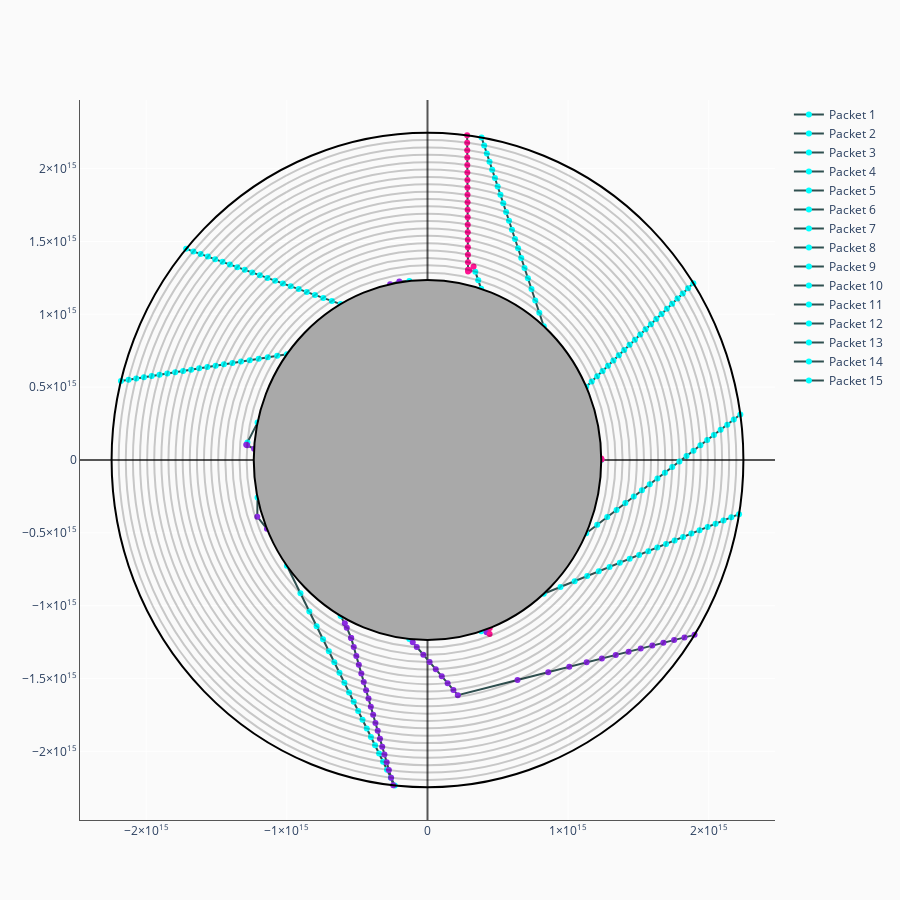

Notebook code for this chart:
### Code cell
r_shells = sim.model.radius.value
xs,ys = get_coordinates_multiple_packets(sim.runner.rpacket_tracker_df)

fig = go.Figure()

# Set axes properties
fig.update_xaxes(range=[-1.1*r_shells[-1],1.1*r_shells[-1]],linecolor="#555",gridcolor="#fff",zerolinecolor="#555")
fig.update_yaxes(range=[-1.1*r_shells[-1],1.1*r_shells[-1]],linecolor="#555",gridcolor="#fff",zerolinecolor="#555")

# adding the shells
shell_shapes={}
for i in range(len(sim.model.radius.value)):
    if i==0:
        fig.add_shape(type="circle",
            xref="x", yref="y",
            x0=-1*sim.model.radius.value[i], y0=-1*sim.model.radius.value[i], x1=sim.model.radius.value[i], y1=sim.model.radius.value[i],
            line_color="black",
            fillcolor="darkgrey",
            opacity=1
        )
    elif i==(len(sim.model.radius.value)-1):
        fig.add_shape(type="circle",
            xref="x", yref="y",
            x0=-1*sim.model.radius.value[i], y0=-1*sim.model.radius.value[i], x1=sim.model.radius.value[i], y1=sim.model.radius.value[i],
            line_color="black",
            opacity=1
        )
    else:
        fig.add_shape(type="circle",
            xref="x", yref="y",
            x0=-1*sim.model.radius.value[i], y0=-1*sim.model.radius.value[i], x1=sim.model.radius.value[i], y1=sim.model.radius.value[i],
            line_color="black",
            opacity=0.2
        )

#Add the packet trajectory

df = sim.runner.rpacket_tracker_df
interaction_from_num = {-1: "No Interaction", 1: "EScattering", 2: "Line"}
interaction_color_from_num = {-1: "aqua", 1: "blueviolet", 2: "deeppink"}
for i in range(len(xs)):    
    fig.add_trace(go.Scatter(
        x=xs[i],
        y=ys[i],
        mode="markers+lines",
        name="Packet "+str(i+1),
        hovertemplate =
        '<b>X</b>: %{x}'+
        '<br><b>Y</b>: %{y}<br>'+
        '<b>Last Interaction: %{text}</b>',
        text = [interaction_from_num.get(df.loc[i,j]["interaction_type"]) for j in range(len(xs[i]))],
        line = dict(color="darkslategrey"),
#         line_shape = "spline",
        marker = dict(color=[interaction_color_from_num.get(df.loc[i,j]["interaction_type"]) for j in range(len(xs[i]))])
    ))


# Set figure size
fig.update_layout(width=900, height=900)
fig.layout.plot_bgcolor = '#fafafa'
fig.layout.paper_bgcolor = '#fafafa'

fig.show()

### Figure 1 — Plotly figure (JSON) as saved in the notebook; plotly's stock layout.template omitted (floating-point values rounded to 4 significant figures)
{"data": [{"hovertemplate": "<b>X</b>: %{x}<br><b>Y</b>: %{y}<br><b>Last Interaction: %{text}</b>", "line": {"color": "darkslategrey"}, "marker": {"color": ["aqua", "deeppink", "deeppink"]}, "mode": "markers+lines", "name": "Packet 1", "text": ["No Interaction", "Line", "Line"], "type": "scatter", "x": [1235520000000000, 1237679040791942, 1235000000000000.0], "y": [0, 3854000000000.0, 11070000000000.0]}, {"hovertemplate": "<b>X</b>: %{x}<br><b>Y</b>: %{y}<br><b>Last Interaction: %{text}</b>", "line": {"color": "darkslategrey"}, "marker": {"color": ["aqua", "aqua", "aqua", "aqua", "aqua", "aqua", "aqua", "aqua", "aqua", "aqua", "aqua", "aqua", "aqua", "aqua", "aqua", "aqua", "aqua", "aqua", "aqua", "aqua", "aqua"]}, "mode": "markers+lines", "name": "Packet 2", "text": ["No Interaction", "No Interaction", "No Interaction", "No Interaction", "No Interaction", "No Interaction", "No Interaction", "No Interaction", "No Interaction", "No Interaction", "No Interaction", "No Interaction", "No Interaction", "No Interaction", "No Interaction", "No Interaction", "No Interaction", "No Interaction", "No Interaction", "No Interaction", "No Interaction"], "type": "scatter", "x": [1129000000000000.0, 1168000000000000.0, 1206522387315814, 1245201730366458, 1284000000000000.0, 1322000000000000.0, 1361000000000000.0, 1399000000000000.0, 1436909192232549, 1474988393676246, 1512999031255749, 1551000000000000.0, 1588838405843830, 1626677348103546, 1664000000000000.0, 1702000000000000.0, 1740000000000000.0, 1778000000000000.0, 1815000000000000.0, 1853000000000000.0, 1890000000000000.0], "y": [502500000000000.0, 538930226112802, 575200000000000.0, 611300000000000.0, 647300000000000.0, 683100000000000.0, 718900000000000.0, 754600000000000.0, 790235502658292, 825781745727264, 861300000000000.0, 896700000000000.0, 932100000000000.0, 967400000000000.0, 1003000000000000.0, 1038000000000000.0, 1073000000000000.0, 1108254510468996, 1143000000000000.0, 1178484622633597, 1213556406013247]}, {"hovertemplate": "<b>X</b>: %{x}<br><b>Y</b>: %{y}<br><b>Last Interaction: %{text}</b>", "line": {"color": "darkslategrey"}, "marker": {"color": ["aqua", "aqua", "aqua", "aqua", "aqua", "aqua", "aqua", "aqua", "aqua", "aqua", "aqua", "aqua", "aqua", "aqua", "aqua", "aqua", "aqua", "aqua", "aqua", "aqua", "aqua"]}, "mode": "markers+lines", "name": "Packet 3", "text": ["No Interaction", "No Interaction", "No Interaction", "No Interaction", "No Interaction", "No Interaction", "No Interaction", "No Interaction", "No Interaction", "No Interaction", "No Interaction", "No Interaction", "No Interaction", "No Interaction", "No Interaction", "No Interaction", "No Interaction", "No Interaction", "No Interaction", "No Interaction", "No Interaction"], "type": "scatter", "x": [826700000000000.0, 795100000000000.0, 766300000000000.0, 739500000000000.0, 714200000000000.0, 690000000000000.0, 666651218094984, 644100000000000.0, 622100000000000.0, 600700000000000.0, 579600000000000.0, 559012288320516, 538700000000000.0, 518700000000000.0, 498900000000000.0, 479400000000000.0, 460100000000000.0, 440900000000000.0, 421900000000000.0, 403100000000000.0, 384400000000000.0], "y": [918170294773830, 1011000000000000.0, 1095000000000000.0, 1173604457524782, 1247777961809459, 1318643466544083, 1387000000000000.0, 1453000000000000.0, 1517000000000000.0, 1580000000000000.0, 1642000000000000.0, 1702055182278959, 1761515638045449, 1820000000000000.0, 1877990820541383, 1935000000000000.0, 1991781040939036, 2048000000000000.0, 2103000000000000.0, 2159000000000000.0, 2213000000000000.0]}, {"hovertemplate": "<b>X</b>: %{x}<br><b>Y</b>: %{y}<br><b>Last Interaction: %{text}</b>", "line": {"color": "darkslategrey"}, "marker": {"color": ["aqua", "aqua", "aqua", "deeppink", "deeppink", "deeppink", "deeppink", "deeppink", "deeppink", "deeppink", "deeppink", "deeppink", "deeppink", "deeppink", "deeppink", "deeppink", "deeppink", "deeppink", "deeppink", "deeppink", "deeppink", "deeppink", "deeppink", "deeppink", "deeppink"]}, "mode": "markers+lines", "name": "Packet 4", "text": ["No Interaction", "No Interaction", "No Interaction", "Line", "Line", "Line", "Line", "Line", "Line", "Line", "Line", "Line", "Line", "Line", "Line", "Line", "Line", "Line", "Line", "Line", "Line", "Line", "Line", "Line", "Line"], "type": "scatter", "x": [381800000000000.0, 360600000000000.0, 339900000000000.0, 327500000000000.0, 298200000000000.0, 288200000000000.0, 288100000000000.0, 287800000000000.0, 287400000000000.0, 287100000000000.0, 286700000000000.0, 286400000000000.0, 286000000000000.0, 285700000000000.0, 285353471297511, 285000000000000.0, 284700000000000.0, 284300000000000.0, 284000000000000.0, 283600000000000.0, 283300000000000.0, 283000000000000.0, 282600000000000.0, 282300000000000.0, 281900000000000.0], "y": [1175049347012988, 1234000000000000.0, 1292663002604309, 1328000000000000.0, 1303000000000000.0, 1294536276502712, 1305000000000000.0, 1357000000000000.0, 1409000000000000.0, 1460000000000000.0, 1511833492061777, 1563312428815295, 1615000000000000.0, 1666000000000000.0, 1717000000000000.0, 1769000000000000.0, 1819919298186983, 1871000000000000.0, 1922272986428739, 1973000000000000.0, 2024499137139580, 2075570281400520, 2127000000000000.0, 2178000000000000.0, 2228639068668613]}, {"hovertemplate": "<b>X</b>: %{x}<br><b>Y</b>: %{y}<br><b>Last Interaction: %{text}</b>", "line": {"color": "darkslategrey"}, "marker": {"color": ["aqua", "blueviolet", "blueviolet"]}, "mode": "markers+lines", "name": "Packet 5", "text": ["No Interaction", "EScattering", "EScattering"], "type": "scatter", "x": [-129100000000000.0, -200500000000000.0, -265900000000000.0], "y": [1229000000000000.0, 1226065161649576, 1207000000000000.0]}, {"hovertemplate": "<b>X</b>: %{x}<br><b>Y</b>: %{y}<br><b>Last Interaction: %{text}</b>", "line": {"color": "darkslategrey"}, "marker": {"color": ["aqua", "aqua", "aqua", "aqua", "aqua", "aqua", "aqua", "aqua", "aqua", "aqua", "aqua", "aqua", "aqua", "aqua", "aqua", "aqua", "aqua", "aqua", "aqua", "aqua", "aqua"]}, "mode": "markers+lines", "name": "Packet 6", "text": ["No Interaction", "No Interaction", "No Interaction", "No Interaction", "No Interaction", "No Interaction", "No Interaction", "No Interaction", "No Interaction", "No Interaction", "No Interaction", "No Interaction", "No Interaction", "No Interaction", "No Interaction", "No Interaction", "No Interaction", "No Interaction", "No Interaction", "No Interaction", "No Interaction"], "type": "scatter", "x": [-617800000000000.0, -680100000000000.0, -740800000000000.0, -800300000000000.0, -858600000000000.0, -915900000000000.0, -972500000000000.0, -1028000000000000.0, -1084000000000000.0, -1138000000000000.0, -1192000000000000.0, -1246000000000000.0, -1300000000000000.0, -1353000000000000.0, -1405000000000000.0, -1458000000000000.0, -1510000000000000.0, -1562000000000000.0, -1613000000000000.0, -1664940001672622, -1716245167109459], "y": [1070000000000000.0, 1092000000000000.0, 1113000000000000.0, 1133000000000000.0, 1153000000000000.0, 1173000000000000.0, 1192521119573242, 1211809608052298, 1231000000000000.0, 1250000000000000.0, 1268487177592735, 1287055429645167, 1305000000000000.0, 1324000000000000.0, 1342000000000000.0, 1360000000000000.0, 1378000000000000.0, 1396056646501650, 1414000000000000.0, 1431697720737995, 1449419016838618]}, {"hovertemplate": "<b>X</b>: %{x}<br><b>Y</b>: %{y}<br><b>Last Interaction: %{text}</b>", "line": {"color": "darkslategrey"}, "marker": {"color": ["aqua", "aqua", "aqua", "aqua", "aqua", "aqua", "aqua", "aqua", "aqua", "aqua", "aqua", "aqua", "aqua", "aqua", "aqua", "aqua", "aqua", "aqua", "aqua", "aqua", "aqua"]}, "mode": "markers+lines", "name": "Packet 7", "text": ["No Interaction", "No Interaction", "No Interaction", "No Interaction", "No Interaction", "No Interaction", "No Interaction", "No Interaction", "No Interaction", "No Interaction", "No Interaction", "No Interaction", "No Interaction", "No Interaction", "No Interaction", "No Interaction", "No Interaction", "No Interaction", "No Interaction", "No Interaction", "No Interaction"], "type": "scatter", "x": [-999556676890135, -1069000000000000.0, -1136000000000000.0, -1201000000000000.0, -1264000000000000.0, -1326000000000000.0, -1387000000000000.0, -1447000000000000.0, -1507000000000000.0, -1565365001612866, -1623344808530229, -1680763820932607, -1738000000000000.0, -1794151681486317, -1850000000000000.0, -1906000000000000.0, -1961000000000000.0, -2016000000000000.0, -2071000000000000.0, -2126000000000000.0, -2180000000000000.0], "y": [726200000000000.0, 715450834105699, 705000000000000.0, 694909963741991, 685000000000000.0, 675300000000000.0, 665800000000000.0, 656447808680578, 647200000000000.0, 638100000000000.0, 629000000000000.0, 620100000000000.0, 611229188456956, 602400000000000.0, 593700000000000.0, 585000000000000.0, 576400000000000.0, 567800000000000.0, 559300000000000.0, 550787341807886, 542300000000000.0]}, {"hovertemplate": "<b>X</b>: %{x}<br><b>Y</b>: %{y}<br><b>Last Interaction: %{text}</b>", "line": {"color": "darkslategrey"}, "marker": {"color": ["aqua", "aqua", "blueviolet", "blueviolet", "blueviolet"]}, "mode": "markers+lines", "name": "Packet 8", "text": ["No Interaction", "No Interaction", "EScattering", "EScattering", "EScattering"], "type": "scatter", "x": [-1209000000000000.0, -1280407383520394, -1289033450366773, -1282000000000000.0, -1233000000000000.0], "y": [256900000000000.0, 120500000000000.0, 104100000000000.0, 100800000000000.0, 77300000000000.0]}, {"hovertemplate": "<b>X</b>: %{x}<br><b>Y</b>: %{y}<br><b>Last Interaction: %{text}</b>", "line": {"color": "darkslategrey"}, "marker": {"color": ["aqua", "blueviolet", "blueviolet"]}, "mode": "markers+lines", "name": "Packet 9", "text": ["No Interaction", "EScattering", "EScattering"], "type": "scatter", "x": [-1209000000000000.0, -1210491913214834, -1142000000000000.0], "y": [-256900000000000.0, -389600000000000.0, -472426791425734]}, {"hovertemplate": "<b>X</b>: %{x}<br><b>Y</b>: %{y}<br><b>Last Interaction: %{text}</b>", "line": {"color": "darkslategrey"}, "marker": {"color": ["aqua", "aqua", "aqua", "aqua", "aqua", "aqua", "aqua", "aqua", "aqua", "aqua", "aqua", "aqua", "aqua", "aqua", "aqua", "aqua", "aqua", "aqua", "aqua", "aqua", "aqua"]}, "mode": "markers+lines", "name": "Packet 10", "text": ["No Interaction", "No Interaction", "No Interaction", "No Interaction", "No Interaction", "No Interaction", "No Interaction", "No Interaction", "No Interaction", "No Interaction", "No Interaction", "No Interaction", "No Interaction", "No Interaction", "No Interaction", "No Interaction", "No Interaction", "No Interaction", "No Interaction", "No Interaction", "No Interaction"], "type": "scatter", "x": [-999600000000000.0, -903400000000000.0, -840300000000000.0, -788500000000000.0, -742900000000000.0, -701400000000000.0, -662620910601120, -626000000000000.0, -591000000000000.0, -557300000000000.0, -524700000000000.0, -493000000000000.0, -462100000000000.0, -431800000000000.0, -402100000000000.0, -372900000000000.0, -344200000000000.0, -315800000000000.0, -287800000000000.0, -260100000000000.0, -232700000000000.0], "y": [-726200000000000.0, -915300000000000.0, -1039000000000000.0, -1141000000000000.0, -1231000000000000.0, -1313000000000000.0, -1389000000000000.0, -1461000000000000.0, -1530000000000000.0, -1596000000000000.0, -1660000000000000.0, -1722000000000000.0, -1783000000000000.0, -1842669433243635, -1901070864506585, -1958000000000000.0, -2015000000000000.0, -2071000000000000.0, -2126000000000000.0, -2180000000000000.0, -2234000000000000.0]}, {"hovertemplate": "<b>X</b>: %{x}<br><b>Y</b>: %{y}<br><b>Last Interaction: %{text}</b>", "line": {"color": "darkslategrey"}, "marker": {"color": ["aqua", "blueviolet", "blueviolet", "blueviolet", "blueviolet", "blueviolet", "blueviolet", "blueviolet", "blueviolet", "blueviolet", "blueviolet", "blueviolet", "blueviolet", "blueviolet", "blueviolet", "blueviolet", "blueviolet", "blueviolet", "blueviolet", "blueviolet", "blueviolet", "blueviolet", "blueviolet"]}, "mode": "markers+lines", "name": "Packet 11", "text": ["No Interaction", "EScattering", "EScattering", "EScattering", "EScattering", "EScattering", "EScattering", "EScattering", "EScattering", "EScattering", "EScattering", "EScattering", "EScattering", "EScattering", "EScattering", "EScattering", "EScattering", "EScattering", "EScattering", "EScattering", "EScattering", "EScattering", "EScattering"], "type": "scatter", "x": [-617800000000000.0, -587900000000000.0, -574200000000000.0, -542900000000000.0, -542700000000000.0, -524200000000000.0, -506054339167789, -488200000000000.0, -470700000000000.0, -453500000000000.0, -436500000000000.0, -419700000000000.0, -403000000000000.0, -386600000000000.0, -370200000000000.0, -354000000000000.0, -338000000000000.0, -322000000000000.0, -306100000000000.0, -290300000000000.0, -274600000000000.0, -258900000000000.0, -243300000000000.0], "y": [-1070000000000000.0, -1120000000000000.0, -1151000000000000.0, -1221000000000000.0, -1222000000000000.0, -1284000000000000.0, -1346000000000000.0, -1405874159377886, -1465015048360838, -1523000000000000.0, -1580716917899569, -1637000000000000.0, -1693663908472250, -1749000000000000.0, -1804455166024786, -1859000000000000.0, -1914000000000000.0, -1967508622889179, -2021000000000000.0, -2074556701886771, -2127669442618988, -2180538138341471, -2233000000000000.0]}, {"hovertemplate": "<b>X</b>: %{x}<br><b>Y</b>: %{y}<br><b>Last Interaction: %{text}</b>", "line": {"color": "darkslategrey"}, "marker": {"color": ["aqua", "blueviolet", "blueviolet", "blueviolet", "blueviolet", "blueviolet", "blueviolet", "blueviolet", "blueviolet", "blueviolet", "blueviolet", "blueviolet", "blueviolet", "blueviolet", "blueviolet", "blueviolet", "blueviolet", "blueviolet", "blueviolet", "blueviolet", "blueviolet", "blueviolet", "blueviolet"]}, "mode": "markers+lines", "name": "Packet 12", "text": ["No Interaction", "EScattering", "EScattering", "EScattering", "EScattering", "EScattering", "EScattering", "EScattering", "EScattering", "EScattering", "EScattering", "EScattering", "EScattering", "EScattering", "EScattering", "EScattering", "EScattering", "EScattering", "EScattering", "EScattering", "EScattering", "EScattering", "EScattering"], "type": "scatter", "x": [-129100000000000.0, -105000000000000.0, -76200000000000.0, -29850000000000.0, 15010000000000.0, 58670000000000.0, 101300000000000.0, 143100000000000.0, 184200000000000.0, 215700000000000.0, 639900000000000.0, 858770056025358, 1008000000000000.0, 1132000000000000.0, 1239906415380035, 1339000000000000.0, 1430000000000000.0, 1516000000000000.0, 1598671748327045, 1677000000000000.0, 1753534630676812, 1827000000000000.0, 1899000000000000.0], "y": [-1228751692165409, -1251000000000000.0, -1284000000000000.0, -1336274554599272, -1387070756374570, -1436000000000000.0, -1485000000000000.0, -1532000000000000.0, -1578617580549582, -1614000000000000.0, -1509874446129017, -1456000000000000.0, -1419000000000000.0, -1388928125016741, -1362267563808018, -1338007800170605, -1315467203390289, -1294000000000000.0, -1274000000000000.0, -1255000000000000.0, -1236000000000000.0, -1218000000000000.0, -1200142256047329]}, {"hovertemplate": "<b>X</b>: %{x}<br><b>Y</b>: %{y}<br><b>Last Interaction: %{text}</b>", "line": {"color": "darkslategrey"}, "marker": {"color": ["aqua", "blueviolet", "deeppink", "deeppink"]}, "mode": "markers+lines", "name": "Packet 13", "text": ["No Interaction", "EScattering", "Line", "Line"], "type": "scatter", "x": [381800000000000.0, 420000000000000.0, 441700000000000.0, 442600000000000.0], "y": [-1175000000000000.0, -1183000000000000.0, -1193995425014029, -1154000000000000.0]}, {"hovertemplate": "<b>X</b>: %{x}<br><b>Y</b>: %{y}<br><b>Last Interaction: %{text}</b>", "line": {"color": "darkslategrey"}, "marker": {"color": ["aqua", "aqua", "aqua", "aqua", "aqua", "aqua", "aqua", "aqua", "aqua", "aqua", "aqua", "aqua", "aqua", "aqua", "aqua", "aqua", "aqua", "aqua", "aqua", "aqua", "aqua"]}, "mode": "markers+lines", "name": "Packet 14", "text": ["No Interaction", "No Interaction", "No Interaction", "No Interaction", "No Interaction", "No Interaction", "No Interaction", "No Interaction", "No Interaction", "No Interaction", "No Interaction", "No Interaction", "No Interaction", "No Interaction", "No Interaction", "No Interaction", "No Interaction", "No Interaction", "No Interaction", "No Interaction", "No Interaction"], "type": "scatter", "x": [826724246768496, 946000000000000.0, 1046000000000000.0, 1136000000000000.0, 1218000000000000.0, 1295000000000000.0, 1368000000000000.0, 1438000000000000.0, 1505000000000000.0, 1570000000000000.0, 1634134031793043, 1696000000000000.0, 1757000000000000.0, 1817000000000000.0, 1876000000000000.0, 1934000000000000.0, 1992000000000000.0, 2048600825174344, 2105000000000000.0, 2160000000000000.0, 2215000000000000.0], "y": [-918200000000000.0, -871237735805614, -831800000000000.0, -796600000000000.0, -764300000000000.0, -734057884862682, -705300000000000.0, -677800000000000.0, -651300000000000.0, -625500000000000.0, -600500000000000.0, -576000000000000.0, -551900000000000.0, -528400000000000.0, -505200000000000.0, -482300000000000.0, -459700000000000.0, -437400000000000.0, -415300000000000.0, -393400000000000.0, -371700000000000.0]}, {"hovertemplate": "<b>X</b>: %{x}<br><b>Y</b>: %{y}<br><b>Last Interaction: %{text}</b>", "line": {"color": "darkslategrey"}, "marker": {"color": ["aqua", "aqua", "aqua", "aqua", "aqua", "aqua", "aqua", "aqua", "aqua", "aqua", "aqua", "aqua", "aqua", "aqua", "aqua", "aqua", "aqua", "aqua", "aqua", "aqua", "aqua"]}, "mode": "markers+lines", "name": "Packet 15", "text": ["No Interaction", "No Interaction", "No Interaction", "No Interaction", "No Interaction", "No Interaction", "No Interaction", "No Interaction", "No Interaction", "No Interaction", "No Interaction", "No Interaction", "No Interaction", "No Interaction", "No Interaction", "No Interaction", "No Interaction", "No Interaction", "No Interaction", "No Interaction", "No Interaction"], "type": "scatter", "x": [1129000000000000.0, 1207000000000000.0, 1278000000000000.0, 1344000000000000.0, 1407000000000000.0, 1467000000000000.0, 1525000000000000.0, 1581000000000000.0, 1634998700550672, 1688185478764399, 1740000000000000.0, 1791000000000000.0, 1841844716902351, 1891500685766302, 1941000000000000.0, 1988987961268517, 2037000000000000.0, 2084000000000000.0, 2132000000000000.0, 2178000000000000.0, 2224654348280393], "y": [-502500000000000.0, -444500000000000.0, -391600000000000.0, -342400000000000.0, -295800000000000.0, -251300000000000.0, -208400000000000.0, -166800000000000.0, -126300000000000.0, -86810000000000.0, -48090000000000.0, -10060000000000.0, 27370000000000.0, 64260000000000.0, 100700000000000.0, 136700000000000.0, 172300000000000.0, 207600000000000.0, 242600000000000.0, 277300000000000.0, 311800000000000.0]}], "layout": {"height": 900, "paper_bgcolor": "#fafafa", "plot_bgcolor": "#fafafa", "shapes": [{"fillcolor": "darkgrey", "line": {"color": "black"}, "opacity": 1, "type": "circle", "x0": -1235520000000000, "x1": 1235520000000000, "xref": "x", "y0": -1235520000000000, "y1": 1235520000000000, "yref": "y"}, {"line": {"color": "black"}, "opacity": 0.2, "type": "circle", "x0": -1286064000000000, "x1": 1286064000000000, "xref": "x", "y0": -1286064000000000, "y1": 1286064000000000, "yref": "y"}, {"line": {"color": "black"}, "opacity": 0.2, "type": "circle", "x0": -1336608000000000, "x1": 1336608000000000, "xref": "x", "y0": -1336608000000000, "y1": 1336608000000000, "yref": "y"}, {"line": {"color": "black"}, "opacity": 0.2, "type": "circle", "x0": -1387152000000000, "x1": 1387152000000000, "xref": "x", "y0": -1387152000000000, "y1": 1387152000000000, "yref": "y"}, {"line": {"color": "black"}, "opacity": 0.2, "type": "circle", "x0": -1437696000000000, "x1": 1437696000000000, "xref": "x", "y0": -1437696000000000, "y1": 1437696000000000, "yref": "y"}, {"line": {"color": "black"}, "opacity": 0.2, "type": "circle", "x0": -1488240000000000, "x1": 1488240000000000, "xref": "x", "y0": -1488240000000000, "y1": 1488240000000000, "yref": "y"}, {"line": {"color": "black"}, "opacity": 0.2, "type": "circle", "x0": -1538784000000000, "x1": 1538784000000000, "xref": "x", "y0": -1538784000000000, "y1": 1538784000000000, "yref": "y"}, {"line": {"color": "black"}, "opacity": 0.2, "type": "circle", "x0": -1589328000000000, "x1": 1589328000000000, "xref": "x", "y0": -1589328000000000, "y1": 1589328000000000, "yref": "y"}, {"line": {"color": "black"}, "opacity": 0.2, "type": "circle", "x0": -1639872000000000, "x1": 1639872000000000, "xref": "x", "y0": -1639872000000000, "y1": 1639872000000000, "yref": "y"}, {"line": {"color": "black"}, "opacity": 0.2, "type": "circle", "x0": -1690416000000000, "x1": 1690416000000000, "xref": "x", "y0": -1690416000000000, "y1": 1690416000000000, "yref": "y"}, {"line": {"color": "black"}, "opacity": 0.2, "type": "circle", "x0": -1740960000000000, "x1": 1740960000000000, "xref": "x", "y0": -1740960000000000, "y1": 1740960000000000, "yref": "y"}, {"line": {"color": "black"}, "opacity": 0.2, "type": "circle", "x0": -1791504000000000, "x1": 1791504000000000, "xref": "x", "y0": -1791504000000000, "y1": 1791504000000000, "yref": "y"}, {"line": {"color": "black"}, "opacity": 0.2, "type": "circle", "x0": -1842048000000000, "x1": 1842048000000000, "xref": "x", "y0": -1842048000000000, "y1": 1842048000000000, "yref": "y"}, {"line": {"color": "black"}, "opacity": 0.2, "type": "circle", "x0": -1892592000000000, "x1": 1892592000000000, "xref": "x", "y0": -1892592000000000, "y1": 1892592000000000, "yref": "y"}, {"line": {"color": "black"}, "opacity": 0.2, "type": "circle", "x0": -1943136000000000, "x1": 1943136000000000, "xref": "x", "y0": -1943136000000000, "y1": 1943136000000000, "yref": "y"}, {"line": {"color": "black"}, "opacity": 0.2, "type": "circle", "x0": -1993680000000000, "x1": 1993680000000000, "xref": "x", "y0": -1993680000000000, "y1": 1993680000000000, "yref": "y"}, {"line": {"color": "black"}, "opacity": 0.2, "type": "circle", "x0": -2044224000000000, "x1": 2044224000000000, "xref": "x", "y0": -2044224000000000, "y1": 2044224000000000, "yref": "y"}, {"line": {"color": "black"}, "opacity": 0.2, "type": "circle", "x0": -2094768000000000, "x1": 2094768000000000, "xref": "x", "y0": -2094768000000000, "y1": 2094768000000000, "yref": "y"}, {"line": {"color": "black"}, "opacity": 0.2, "type": "circle", "x0": -2145312000000000, "x1": 2145312000000000, "xref": "x", "y0": -2145312000000000, "y1": 2145312000000000, "yref": "y"}, {"line": {"color": "black"}, "opacity": 0.2, "type": "circle", "x0": -2195856000000000, "x1": 2195856000000000, "xref": "x", "y0": -2195856000000000, "y1": 2195856000000000, "yref": "y"}, {"line": {"color": "black"}, "opacity": 1, "type": "circle", "x0": -2246400000000000, "x1": 2246400000000000, "xref": "x", "y0": -2246400000000000, "y1": 2246400000000000, "yref": "y"}], "width": 900, "xaxis": {"gridcolor": "#fff", "linecolor": "#555", "range": [-2471040000000000, 2471040000000000], "zerolinecolor": "#555"}, "yaxis": {"gridcolor": "#fff", "linecolor": "#555", "range": [-2471040000000000, 2471040000000000], "zerolinecolor": "#555"}}}
